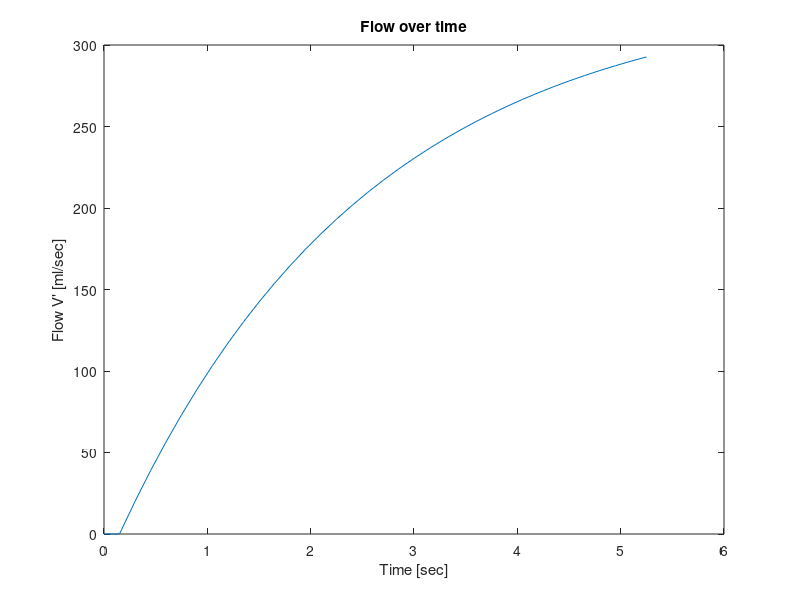
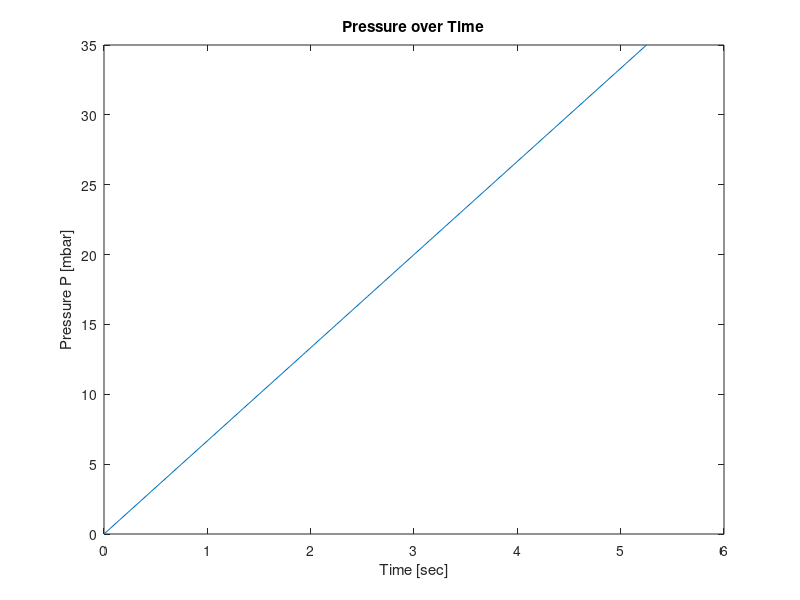
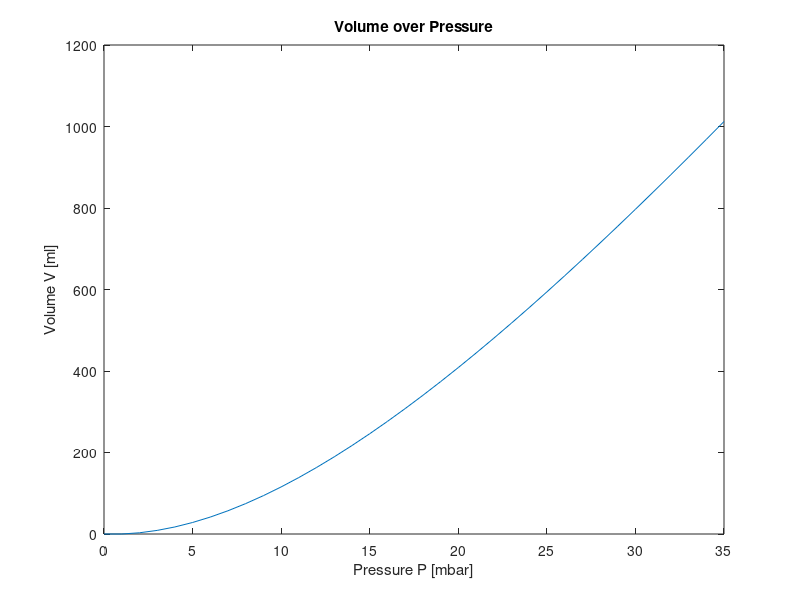
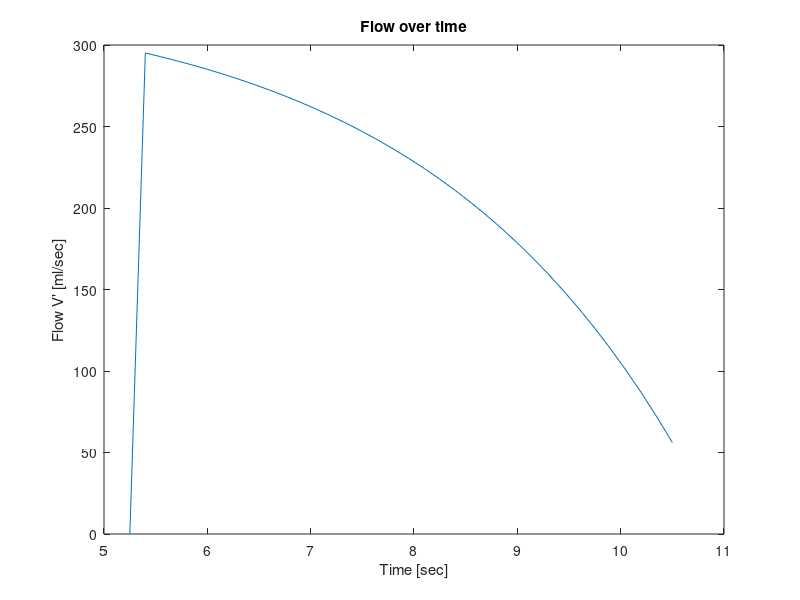

The MATLAB script that drew these images, in order:

Paw = 0:35;
R = 0.05;
C = 50;
P0 = 0;

t = zeros(length(Paw),1);
v = zeros(length(Paw),1);
vdot = zeros(length(Paw),1);
t(1) = 0;
v(1) = 0;
vdot(1) = 0;
tStep = 0.15;
 
% data = xlsread ('Data_009 SCASS.xlsx');
% figure
% plot(data(:,1),data(:,2));


for i = 1:length(Paw)-1
   t(i+1) = t(i)+tStep; 
   vdot(i+1) = (Paw(i)-(v(i)./C)-P0)./R;
   v(i+1) = v(i)+(tStep.*(vdot(i+1)));
end
Vol1 = v;
Paw1 = Paw;
t1 = t;
vdot1 = vdot;
% for i = 1:length(Paw)-1
%    t(i+1) = t(i)+1; 
%    v(i+1) = v(ri)+(1.*((Paw(i)-(v(i)./C)-P0)./R));
% end
figure
plot(t,vdot)
title("Flow over time")
xlabel("Time [sec]")
ylabel("Flow V' [ml/sec]")

figure
plot(t,Paw)
title("Pressure over Time")
xlabel("Time [sec]")
ylabel("Pressure P [mbar]")

figure
plot(Paw,v)
title("Volume over Pressure")
xlabel("Pressure P [mbar]")
ylabel("Volume V [ml]")



%## Expiration phase
t_start = t(end);
v_start = v(end);
Paw = 0:35;
Paw = flip(Paw);
t = zeros(length(Paw),1);
v = zeros(length(Paw),1);
vdot = zeros(length(Paw),1);

t(1) = t_start;
v(1) = v_start;
vdot(1) = 0;
tStep = 0.15;

for i = 1:length(Paw)-1
   t(i+1) = t(i)+tStep; 
   vdot(i+1) = (Paw(i)-(v(i)./C)-P0)./R;
   v(i+1) = v(i)-(tStep.*(vdot(i+1)));
end

Vol2 = v;
Paw2 = Paw;
t2 = t;
vdot2 = vdot;

figure
plot(t,vdot)
title("Flow over time")
xlabel("Time [sec]")
ylabel("Flow V' [ml/sec]")

figure
plot(t,Paw)
title("Pressure over Time")
xlabel("Time [sec]")
ylabel("Pressure P [mbar]")

figure
plot(Paw,v)
title("Volume over Pressure")
xlabel("Pressure P [mbar]")
ylabel("Volume V [ml]")

figure
hold on
plot(Paw1,Vol1, 'k')
plot(Paw2, Vol2, 'r')
title("Volume over Pressure")
xlabel("Pressure P [mbar]")
ylabel("Volume V [ml]")
hold off

figure
hold on
plot(t1,Paw1,'k')
plot(t2, Paw2, 'r')
title("Pressure over Time")
xlabel("Time [sec]")
ylabel("Pressure [mbar]")
hold off

figure
hold on
plot(t1, vdot1, 'k')
plot(t2, vdot2, 'r')
title("Volume over Time")
xlabel("Time [sec]")
ylabel("Volume V [ml]")
hold off



% Plot expiration pause
figure
hold on
plot(t2, vdot2)
plot(t2(vdot2 == 0), zeros(size(t2(vdot2 == 0))), 'ro')
title("Flow over Time - Expiration Pause")
xlabel("Time [sec]")
ylabel("Flow V' [ml/sec]")
legend("Flow", "Expiration Pause")
hold off
